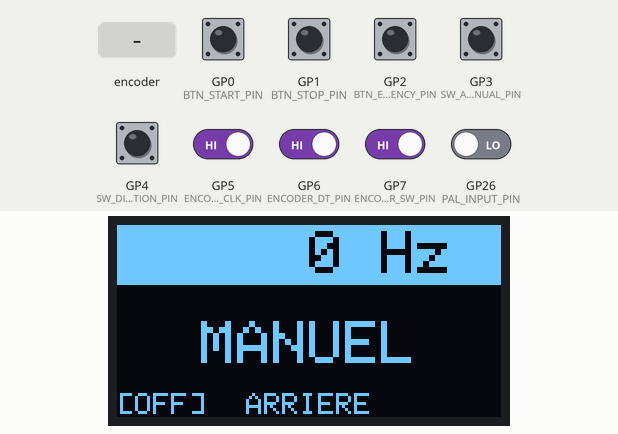
This sketch was run on a simulated Raspberry Pi Pico. Parts: 128×64 one-colour display. Inputs (shaded band) come from the test bench; at power-on: GP0 (BTN_START_PIN), GP1 (BTN_STOP_PIN), GP2 (BTN_EMERGENCY_PIN), GP3 (SW_AUTO_MANUAL_PIN), GP4 (SW_DIRECTION_PIN), GP5 (ENCODER_CLK_PIN), GP6 (ENCODER_DT_PIN), GP7 (ENCODER_SW_PIN) HIGH, GP26 (PAL_INPUT_PIN) LOW. What the sketch prints to the serial monitor is not drawn.

Above: at 3.2 s.
3.3 s: GP0 (BTN_START_PIN) pulled LOW for 0.15 s
At 4.5 s:
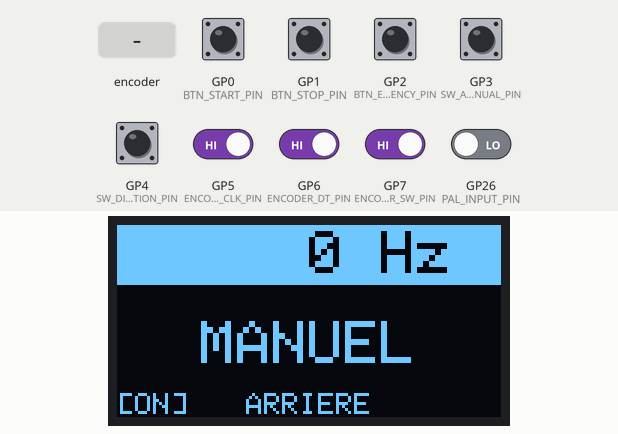
4.9 s: GP3 (SW_AUTO_MANUAL_PIN) pulled LOW for 0.15 s
At 5.09 s:
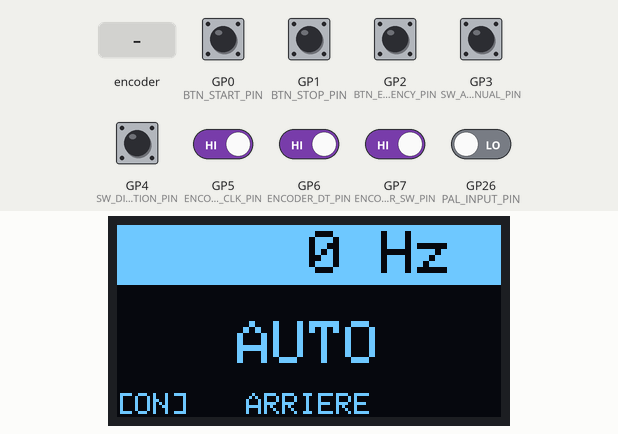
6.7 s: rotary encoder on GP5 (ENCODER_CLK_PIN) / GP6 (ENCODER_DT_PIN) turned 2 steps (second pin leading)
At 7.7 s:
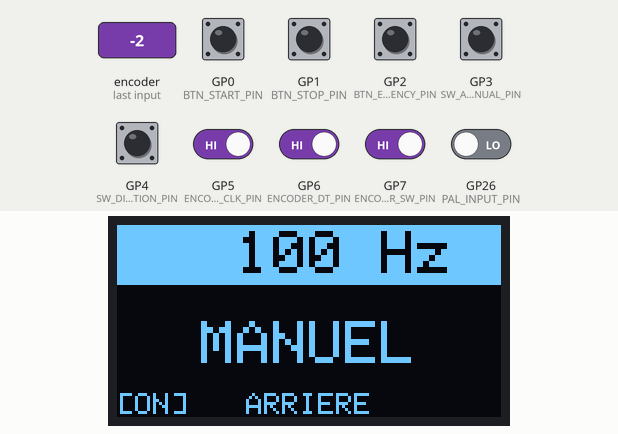
8.6 s: GP1 (BTN_STOP_PIN) pulled LOW for 0.15 s
At 8.84 s:
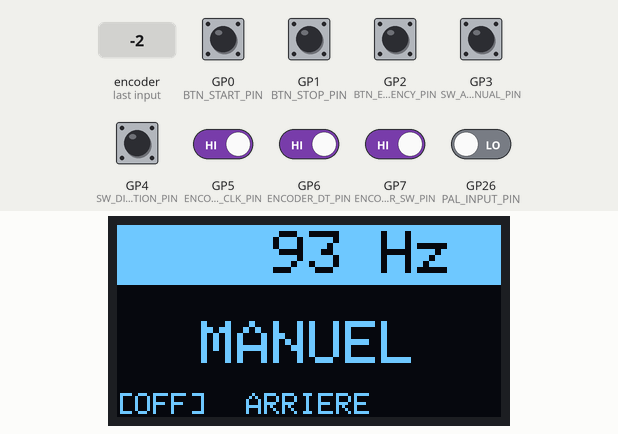
9.3 s: GP4 (SW_DIRECTION_PIN) pulled LOW for 0.15 s
At 9.46 s:
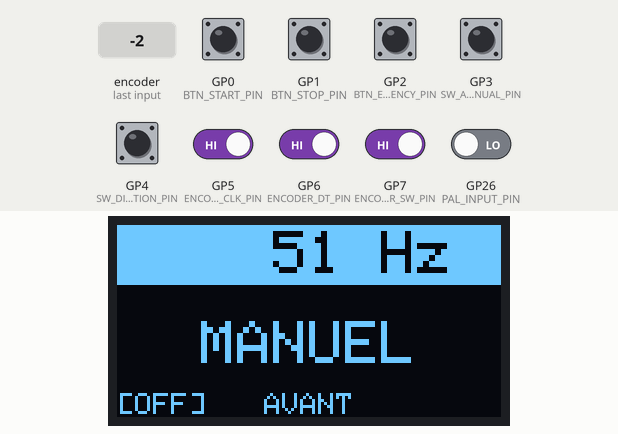
10.0 s: GP3 (SW_AUTO_MANUAL_PIN) pulled LOW for 1 s
At 10.8 s:
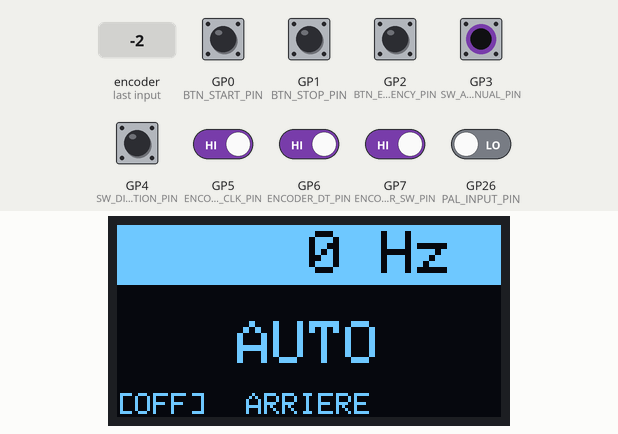
Timing chart, 0 to 13.0 s (numbered marks = the images above; inputs shaded):
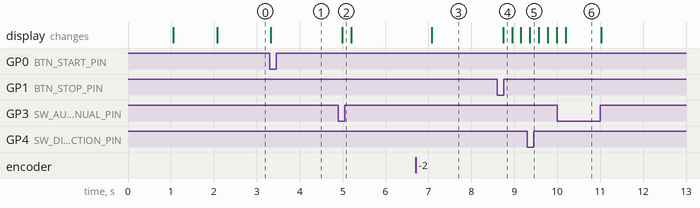

Measured:
- after the input at 3.3 s, the display: changes at once (image 1)
- after the input at 4.9 s, the display: changes after 0.09 s (image 2)
- after the input at 6.7 s, the display: changes after 0.37 s (image 3)
- after the input at 8.6 s, the display: changes after 0.14 s (image 4)
- after the input at 9.3 s, the display: changes after 0.06 s (image 5)
- after the input at 10.0 s, the display: changes after 0.20 s (image 6)

The sketch:

rp2040_pal_stepper_controller.ino
```cpp
/*
 * RP2040-Zero PAL Stepper Motor Controller
 * Waveshare RP2040-Zero avec Arduino IDE (Earlephilhower)
 *
 * Fonctionnalités:
 * - Synchronisation signal PAL 50Hz multiplié par 200
 * - Rampe d'accélération progressive (max 2s)
 * - Rampe de décélération progressive
 * - Arrêt rapide
 * - Encodeur rotatif KY-040 pour contrôle manuel
 * - Interrupteur Auto/Manuel
 * - Interrupteur Avant/Arrière (moteur à l'arrêt)
 * - Écran ELEGOO I2C 128x64 (SSD1315)
 */

#include <Wire.h>
#include <Adafruit_SSD1306.h>

// ============ CONFIGURATION DES PINS ============
// Entrée signal PAL (ADC)
#define PAL_INPUT_PIN     26

// Boutons poussoirs
#define BTN_START_PIN     0   // Marche
#define BTN_STOP_PIN      1   // Arrêt
#define BTN_EMERGENCY_PIN 2   // Arrêt rapide

// Interrupteurs
#define SW_AUTO_MANUAL_PIN   3   // Auto/Manuel
#define SW_DIRECTION_PIN     4   // Avant/Arrière

// Encodeur rotatif KY-040
#define ENCODER_CLK_PIN   5
#define ENCODER_DT_PIN    6
#define ENCODER_SW_PIN    7   // Bouton encodeur (fine/coarse)

// Sortie moteur pas à pas
#define STEPPER_STEP_PIN  8   // Step signal
#define STEPPER_DIR_PIN   9   // Direction signal
#define STEPPER_ENABLE_PIN 10 // Enable signal

// Écran OLED
#define SCREEN_WIDTH 128
#define SCREEN_HEIGHT 64
#define OLED_ADDR 0x3C

// ============ CONSTANTES ============
#define PAL_BASE_FREQ        50.0  // Hz
#define PAL_MULTIPLIER       200
#define TARGET_FREQ          (PAL_BASE_FREQ * PAL_MULTIPLIER)  // 10000 Hz
#define MAX_FREQ             20000  // Hz
#define ENCODER_COARSE_STEP  100   // Hz
#define ENCODER_FINE_STEP    1     // Hz
#define ACCEL_TIME           2000  // ms
#define DECEL_TIME           1500  // ms
#define EMERGENCY_DECEL_TIME 300   // ms

// ============ VARIABLES GLOBALES ============
Adafruit_SSD1306 display(SCREEN_WIDTH, SCREEN_HEIGHT, &Wire, -1);

// État du système
volatile float currentFreq = 0;
volatile float targetFreq = 0;
float displayFreq = 0;
unsigned long accelStartTime = 0;
unsigned long decelStartTime = 0;
bool isAccelerating = false;
bool isDecelerating = false;
bool isEmergencyStopping = false;
bool motorEnabled = false;

// Encodeur
volatile int encoderPos = 0;
volatile int lastEncoderCLK = 0;
int lastEncoderDT = 0;
bool encoderButtonPressed = false;

// État des entrées
bool lastStartBtn = false;
bool lastStopBtn = false;
bool lastEmergencyBtn = false;
bool autoMode = true;
bool directionForward = true;
bool lastDirectionSw = true;
bool lastAutoSw = true;

// Génération de fréquence
volatile unsigned long stepInterval = 0;
volatile unsigned long lastStepTime = 0;

// Signal PAL
volatile float palFreq = 0;
volatile float palPhase = 0;
volatile unsigned long palSampleTime = 0;
int palDetectCounter = 0;
unsigned long lastPalTime = 0;

// ============ INTERRUPTIONS ============

// ISR Encodeur rotatif
void encoderISR() {
  int currentCLK = digitalRead(ENCODER_CLK_PIN);
  int currentDT = digitalRead(ENCODER_DT_PIN);

  if (currentCLK != lastEncoderCLK) {
    lastEncoderCLK = currentCLK;

    if (currentCLK == LOW) {
      bool fineMode = (digitalRead(ENCODER_SW_PIN) == LOW);
      int step = fineMode ? ENCODER_FINE_STEP : ENCODER_COARSE_STEP;

      if (currentDT == LOW) {
        encoderPos += step;
      } else {
        encoderPos -= step;
      }

      // Limiter entre 0 et MAX_FREQ
      if (encoderPos < 0) encoderPos = 0;
      if (encoderPos > MAX_FREQ) encoderPos = MAX_FREQ;
    }
  }
}

// ISR pour la détection PAL
void palDetectISR() {
  unsigned long now = micros();

  if (lastPalTime > 0) {
    unsigned long interval = now - lastPalTime;
    // Filtrer les valeurs aberrantes (PAL = 20ms ± 10%)
    if (interval > 18000 && interval < 22000) {
      palFreq = 1000000.0 / interval;
    }
  }
  lastPalTime = now;
}

// ISR Timer pour génération de steps
void stepGeneratorISR() {
  unsigned long now = micros();

  if (motorEnabled && (now - lastStepTime) >= stepInterval) {
    digitalWrite(STEPPER_STEP_PIN, HIGH);
    delayMicroseconds(5);
    digitalWrite(STEPPER_STEP_PIN, LOW);
    lastStepTime = now;
  }
}

// ============ INITIALISATION ============

void setup() {
  Serial.begin(115200);
  delay(1000);

  Serial.println("\n=== RP2040 PAL Stepper Controller ===");

  // Configuration des pins
  pinMode(PAL_INPUT_PIN, INPUT);
  pinMode(BTN_START_PIN, INPUT_PULLUP);
  pinMode(BTN_STOP_PIN, INPUT_PULLUP);
  pinMode(BTN_EMERGENCY_PIN, INPUT_PULLUP);
  pinMode(SW_AUTO_MANUAL_PIN, INPUT_PULLUP);
  pinMode(SW_DIRECTION_PIN, INPUT_PULLUP);
  pinMode(ENCODER_CLK_PIN, INPUT_PULLUP);
  pinMode(ENCODER_DT_PIN, INPUT_PULLUP);
  pinMode(ENCODER_SW_PIN, INPUT_PULLUP);

  pinMode(STEPPER_STEP_PIN, OUTPUT);
  pinMode(STEPPER_DIR_PIN, OUTPUT);
  pinMode(STEPPER_ENABLE_PIN, OUTPUT);

  // Initialiser moteur désactivé
  digitalWrite(STEPPER_STEP_PIN, LOW);
  digitalWrite(STEPPER_DIR_PIN, LOW);
  digitalWrite(STEPPER_ENABLE_PIN, HIGH);  // Active LOW

  // Initialiser écran OLED
  if (!display.begin(SSD1306_SWITCHCAPVCC, OLED_ADDR)) {
    Serial.println(F("SSD1306 allocation failed"));
    while (1);
  }

  display.clearDisplay();
  display.setTextSize(1);
  display.setTextColor(SSD1306_WHITE);
  display.setCursor(0, 0);
  display.println(F("Initialisation..."));
  display.display();

  // Configuration des interruptions
  attachInterrupt(digitalPinToInterrupt(ENCODER_CLK_PIN), encoderISR, CHANGE);
  attachInterrupt(digitalPinToInterrupt(PAL_INPUT_PIN), palDetectISR, RISING);

  // Timer pour génération de steps (tous les 10us)
  set_sys_clock_khz(125000, false);  // Assurer horloge stable

  Serial.println("Setup completed");
  delay(1000);
}

// ============ BOUCLE PRINCIPALE ============

void loop() {
  // Lecture des entrées
  readInputs();

  // Traiter les boutons
  handleButtons();

  // Traiter l'encodeur en mode manuel
  if (!autoMode) {
    handleManualEncoder();
  }

  // Mettre à jour la fréquence cible
  updateTargetFrequency();

  // Traiter accélération/décélération
  handleAcceleration();

  // Générer les steps
  generateSteps();

  // Mettre à jour l'affichage
  updateDisplay();

  delay(10);  // Polling principal tous les 10ms
}

// ============ FONCTIONS DE GESTION DES ENTRÉES ============

void readInputs() {
  lastStartBtn = (digitalRead(BTN_START_PIN) == LOW);
  lastStopBtn = (digitalRead(BTN_STOP_PIN) == LOW);
  lastEmergencyBtn = (digitalRead(BTN_EMERGENCY_PIN) == LOW);
  autoMode = (digitalRead(SW_AUTO_MANUAL_PIN) == LOW);

  // Direction: lire seulement si moteur arrêté
  if (!motorEnabled) {
    directionForward = (digitalRead(SW_DIRECTION_PIN) == LOW);
  }

  // Appliquer la direction
  digitalWrite(STEPPER_DIR_PIN, directionForward ? LOW : HIGH);
}

void handleButtons() {
  static bool startPressed = false;
  static bool stopPressed = false;
  static bool emergencyPressed = false;

  // Bouton MARCHE
  if (lastStartBtn && !startPressed) {
    startPressed = true;
    Serial.println("START button pressed");
    if (!motorEnabled) {
      startMotor();
    }
  } else if (!lastStartBtn && startPressed) {
    startPressed = false;
  }

  // Bouton ARRÊT normal
  if (lastStopBtn && !stopPressed) {
    stopPressed = true;
    Serial.println("STOP button pressed");
    if (motorEnabled && !isDecelerating) {
      stopMotor();
    }
  } else if (!lastStopBtn && stopPressed) {
    stopPressed = false;
  }

  // Bouton ARRÊT RAPIDE
  if (lastEmergencyBtn && !emergencyPressed) {
    emergencyPressed = true;
    Serial.println("EMERGENCY STOP pressed");
    emergencyStop();
  } else if (!lastEmergencyBtn && emergencyPressed) {
    emergencyPressed = false;
  }
}

void handleManualEncoder() {
  static int lastEncoderPos = 0;

  if (encoderPos != lastEncoderPos) {
    lastEncoderPos = encoderPos;
    targetFreq = encoderPos;

    // Si moteur en marche, ajuster la fréquence
    if (motorEnabled && !isAccelerating && !isDecelerating) {
      currentFreq = targetFreq;
    }

    Serial.print("Manual freq: ");
    Serial.println(targetFreq);
  }
}

// ============ GESTION DU MOTEUR ============

void startMotor() {
  if (motorEnabled) return;

  motorEnabled = true;
  isAccelerating = true;
  isDecelerating = false;
  isEmergencyStopping = false;
  accelStartTime = millis();
  currentFreq = 0;

  if (autoMode) {
    targetFreq = TARGET_FREQ;
  } else {
    targetFreq = encoderPos;
  }

  // Activer le driver
  digitalWrite(STEPPER_ENABLE_PIN, LOW);

  Serial.println("Motor START - Acceleration phase");
}

void stopMotor() {
  if (!motorEnabled) return;

  motorEnabled = false;
  isDecelerating = true;
  isAccelerating = false;
  isEmergencyStopping = false;
  decelStartTime = millis();
  targetFreq = 0;

  Serial.println("Motor STOP - Deceleration phase");
}

void emergencyStop() {
  motorEnabled = false;
  isEmergencyStopping = true;
  isAccelerating = false;
  isDecelerating = false;
  decelStartTime = millis();
  targetFreq = 0;

  Serial.println("EMERGENCY STOP - Rapid deceleration");
}

void updateTargetFrequency() {
  if (!autoMode) {
    // Mode manuel: encodeur gère la fréquence
    targetFreq = encoderPos;
  } else if (motorEnabled && !isAccelerating && !isDecelerating) {
    // Mode auto: synchroniser avec PAL
    if (palFreq > 0) {
      targetFreq = palFreq * PAL_MULTIPLIER;
      // Maintenir phase alignée
      maintainPhaseAlignment();
    }
  }
}

void maintainPhaseAlignment() {
  // Ajustement fin pour maintenir alignement de phase
  // Variation max ±2% de la fréquence cible
  float syncTolerance = targetFreq * 0.02;

  if (currentFreq < (targetFreq - syncTolerance)) {
    currentFreq += 10;  // Petit ajustement ascendant
  } else if (currentFreq > (targetFreq + syncTolerance)) {
    currentFreq -= 10;  // Petit ajustement descendant
  }
}

void handleAcceleration() {
  unsigned long now = millis();

  if (isAccelerating) {
    unsigned long elapsed = now - accelStartTime;

    if (elapsed >= ACCEL_TIME) {
      // Accélération terminée
      isAccelerating = false;
      currentFreq = targetFreq;
      Serial.println("Acceleration complete - Sync phase");
    } else {
      // Rampe d'accélération linéaire
      float progress = (float)elapsed / ACCEL_TIME;
      currentFreq = targetFreq * progress;
    }
  }
  else if (isDecelerating) {
    unsigned long decelDuration = isEmergencyStopping ? EMERGENCY_DECEL_TIME : DECEL_TIME;
    unsigned long elapsed = now - decelStartTime;

    if (elapsed >= decelDuration) {
      // Décélération terminée
      isDecelerating = false;
      isEmergencyStopping = false;
      currentFreq = 0;
      digitalWrite(STEPPER_ENABLE_PIN, HIGH);  // Désactiver le driver
      Serial.println("Motor stopped - Driver disabled");
    } else {
      // Rampe de décélération linéaire
      float progress = 1.0 - ((float)elapsed / decelDuration);
      currentFreq = targetFreq * progress;
    }
  }
}

void generateSteps() {
  if (currentFreq <= 0) {
    stepInterval = 0;
    return;
  }

  // Calcul de l'intervalle entre les steps (en microsecondes)
  // Fréquence = 2 steps par cycle (HIGH et LOW)
  stepInterval = (unsigned long)(1000000.0 / (currentFreq * 2));

  // Génération des steps via polling
  if (motorEnabled) {
    unsigned long now = micros();
    if ((now - lastStepTime) >= stepInterval) {
      digitalWrite(STEPPER_STEP_PIN, HIGH);
      delayMicroseconds(5);
      digitalWrite(STEPPER_STEP_PIN, LOW);
      lastStepTime = now;
    }
  }
}

// ============ AFFICHAGE OLED ============

void updateDisplay() {
  static unsigned long lastDisplayUpdate = 0;
  unsigned long now = millis();

  // Mettre à jour à 5 Hz
  if ((now - lastDisplayUpdate) < 200) return;
  lastDisplayUpdate = now;

  display.clearDisplay();

  // Zone haute: Fréquence en Hz (bleu = inverse)
  display.fillRect(0, 0, 128, 20, SSD1306_WHITE);
  display.setTextColor(SSD1306_BLACK);
  display.setTextSize(2);
  display.setCursor(0, 2);

  char freqStr[20];
  dtostrf(currentFreq, 5, 0, freqStr);
  strcat(freqStr, " Hz");

  int16_t x1, y1;
  uint16_t w, h;
  display.getTextBounds(freqStr, 0, 0, &x1, &y1, &w, &h);
  display.setCursor((128 - w) / 2, 2);
  display.println(freqStr);

  // Zone milieu: Mode AUTO/MANUEL
  display.setTextColor(SSD1306_WHITE);
  display.setTextSize(2);
  display.setCursor(0, 32);

  const char* modeStr = autoMode ? "AUTO" : "MANUEL";
  display.getTextBounds(modeStr, 0, 0, &x1, &y1, &w, &h);
  display.setCursor((128 - w) / 2, 32);
  display.println(modeStr);

  // Zone basse: Direction
  display.setTextSize(1);
  const char* dirStr = directionForward ? "AVANT" : "ARRIERE";
  display.getTextBounds(dirStr, 0, 0, &x1, &y1, &w, &h);
  display.setCursor((128 - w) / 2, 56);
  display.println(dirStr);

  // Statut moteur
  if (motorEnabled) {
    display.setCursor(0, 56);
    display.println("[ON]");
  } else {
    display.setCursor(0, 56);
    display.println("[OFF]");
  }

  display.display();
}

// ============ FONCTIONS UTILITAIRES ============

void printStatus() {
  Serial.print("Freq: ");
  Serial.print(currentFreq);
  Serial.print(" Hz | Target: ");
  Serial.print(targetFreq);
  Serial.print(" Hz | PAL: ");
  Serial.print(palFreq);
  Serial.print(" Hz | Mode: ");
  Serial.print(autoMode ? "AUTO" : "MANUAL");
  Serial.print(" | Dir: ");
  Serial.print(directionForward ? "FWD" : "REV");
  Serial.print(" | Motor: ");
  Serial.println(motorEnabled ? "ON" : "OFF");
}
```
